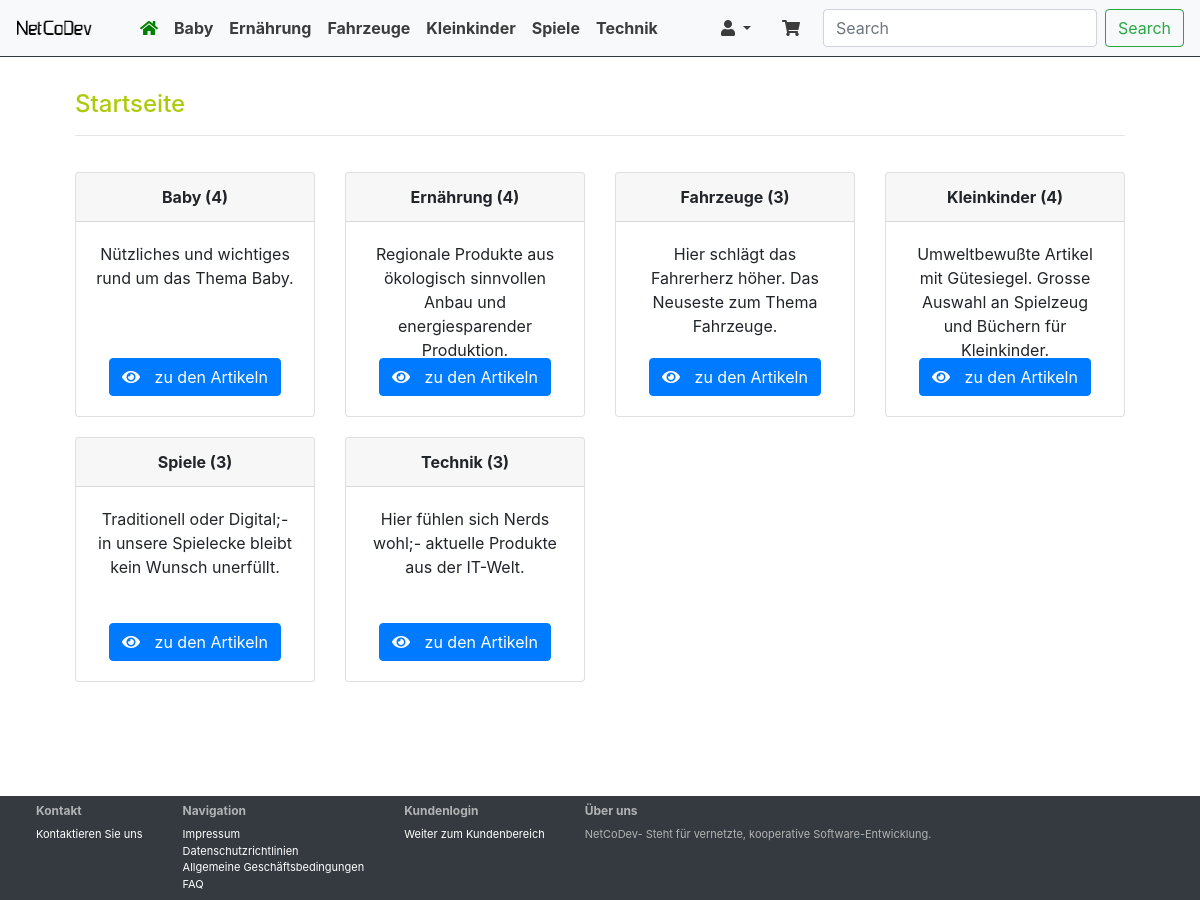
Before: / with the older database file.
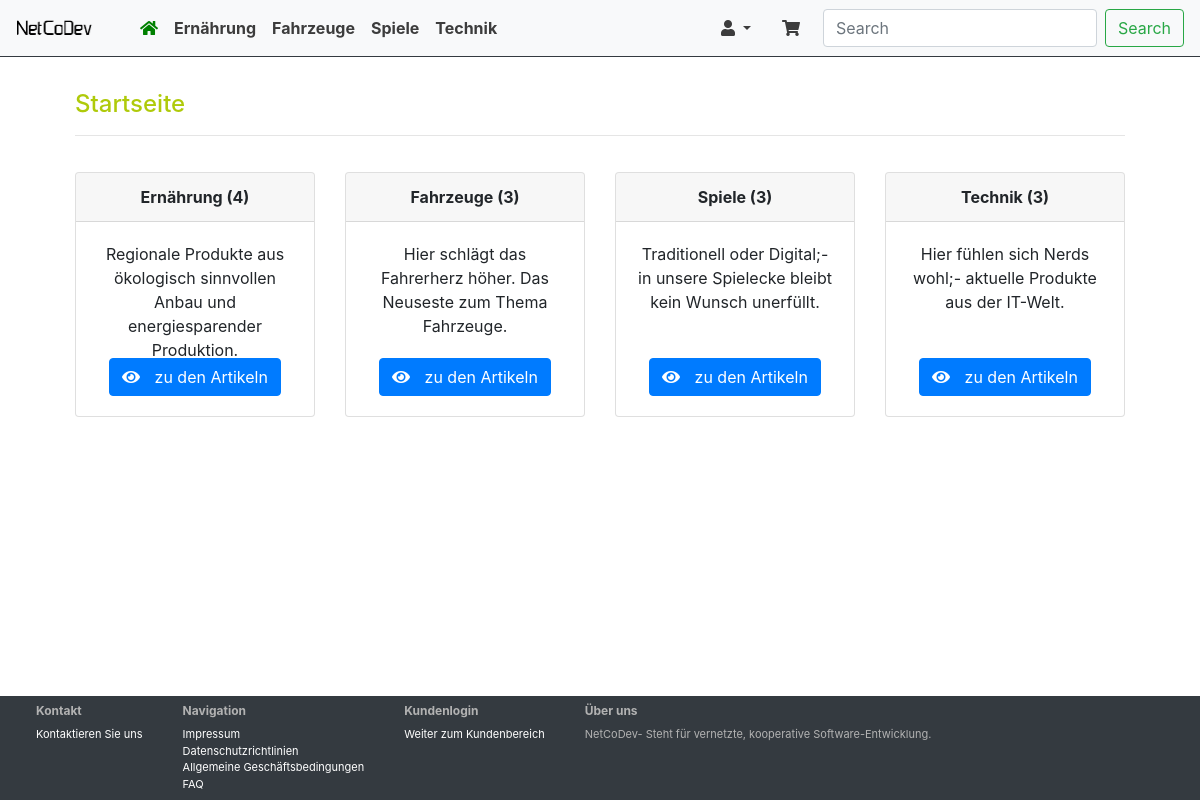
After: the same page with the newer database file.
### tables this page shows
CREATE TABLE `categories` (
  `id` int(11) NOT NULL,
  `cat_name` varchar(250) NOT NULL,
  `description` text NOT NULL
);

### app/config/appConfig.php (called while the page is built, shortened)
<?php
$appConfig = [];
$appConfig['route'] = [
    'public' => [
        'home',
        'login',
        'logout',
        'article',
        'shopcart',
        'order',
        'aboutUs',
        'contact',
    ],
    'private' => [
        'payment',
        'profil',
    ],
    'admin' => [
        'shop',
        'user',
    ],
    'redirect' => [
        'payment' => 'login'
    ],
    'shopFallBack' => [
        'payment',
        'order'
    ],
    'fallback' => 'home',
];
$appConfig['view'] = [
    'url' => 'http://localhost/shop-dummy/index.php',
    'title' => 'NetCoDev / SHOP-Dummy',
    'appTpl' => 'app.tpl'
];
$appConfig['validation'] = [
    'login' => [
        'required' => ['email', 'pass']
    ],
    'articles' => [
        'required' => ['id', 'cat_id', 'article_name', 'article_description', 'price'],
        'optional' => ['image_url', 'delivery_status', 'cat_name', 'description'],
    ],
    'categories' => [
        'required' => ['cat_name', 'description'],
    ],
    'user_order' => [
        'required' => ['user_id', 'payment_type', 'order_price'],
    ],
    'user_order_article' => [
        'required' => ['user_order_id', 'article_id', 'article_price', 'amount'],
    ],
    'articles_map' => [
        'required' => ['article_id', 'cat_id'],
    ],
    'profil' => [
        'required' => ['id', 'email'],
    ],
];

### app/core/AppConfig.php (called while the page is built, shortened)
<?php
class AppConfig
{
    private static $config;
    public static function setConfig ($config)
    {
        self::$config = $config;
    }
    public static function getConfig ($configId = '', $props = [])
    {
        $result = self::$config;
        if (!empty($configId) && isset(self::$config[$configId])) {
            $result = self::$config[$configId];
        }
        return $result;
    }
}

### app/controller/RouteController.php (called while the page is built, shortened)
<?php
class RouteController
{
    private static $instance;
    private $route;
    private $request;
    private $config;
    public function __construct ()
    {
        $this->config =  AppConfig::getConfig();
        $this->route = '';
        $this->request = '';
    }
    public static function get_instance()
    {
        if( ! isset(self::$instance)){
            self::$instance = new RouteController();
        }
        return self::$instance;
    }
    public function isRequest ()
    {
        return (empty($this->request)) ? false : true;
    }
    public function setRoute ()
    {
        $route = (isset($_GET['rt']) && !empty(trim($_GET['rt']))) ? trim($_GET['rt']) : $this->config['route']['fallback'];
        $route = $this->getShopRoute($route);
        $this->route = $route;
    }
    public function setRequest ()
    {
        $this->request = (isset($_GET['rq']) && !empty(trim($_GET['rq']))) ? trim($_GET['rq']) : '';
    }
    private function setControllerAct ($controllerClass, $controllerInstance)
    {
        $act = (isset($_GET['act'])) ? 'set' . ucFirst(trim($_GET['act'])) : '';
    }
    public function getRoute ()
    {
        return $this->route;
    }
    public function getRouteController ()
    {
        $controllerClass = ucfirst($this->route).'Controller';
        $controllerInstance = new $controllerClass();
        return $controllerInstance;
    }
    private function getShopRoute ($route)
    {
        return $route;
    }
}

### app/core/BaseView.php (called while the page is built)
<?php
class BaseView
{
    private static $instance;
    private $view;
    public function __construct () {
        $this->view = AppConfig::getConfig('view');
    }
    public static function get_instance(){
        if( ! isset(self::$instance)){self::$instance = new BaseView();}
        return self::$instance;
    }
    public function setView ($model)
    {
        if (is_array($model) && !empty($model)) {
            foreach($model as $key => $val) {
                $this->view[$key] = $val;
            }
        }
    }
    public function getView ()
    {
        return $this->view;
    }
}

### app/core/PDOHandler.php (called while the page is built, shortened)
<?php
 class PDOHandler
 {
    private static $instance;
    public function __construct () {
        try {
            $this->DB = new PDO(
                "mysql:host=".DB_HOST.";dbname=".DB_NAME.";charset=utf8",
                DB_USER,
                DB_PASS,
                array(PDO::MYSQL_ATTR_INIT_COMMAND => "SET NAMES 'utf8'")
            );
        } catch (PDOException $e)
        {
            $this->error[] = $e->getMessage();
        }
    }
    public static function get_instance(){
        if( ! isset(self::$instance)){self::$instance = new PDOHandler();}
        return self::$instance;
    }
 }

### app/controller/IndexController.php (called while the page is built, shortened)
<?php
class IndexController
{
    private static $instance;
    private $RouteController;
    private $View;
    private $CatModel;
    public function __construct ($appConfig)
    {
        $this->RouteController = RouteController::get_instance();
        $this->View = BaseView::get_instance();
        $this->CatModel = new CategoriesModel();
    }
    public static function get_instance($appConfig)
    {
        if( ! isset(self::$instance)){self::$instance = new IndexController($appConfig);}
        return self::$instance;
    }
    public function setRouteController ()
    {
        $this->RouteController->setRoute();
        $this->RouteController->setRequest();
        if ($this->RouteController->isRequest()) {
            return false;
        } else {
            $Controller = $this->RouteController->getRouteController();
            $this->View->setView([
                "page" => $this->RouteController->getRoute(),
                "cats" => $this->CatModel->getCategories()
            ]);
            $this->View->setView($Controller->getView());
            return true;
        }
    }
    public function getView ()
    {
        return $this->View->getView();
    }
}

### app/core/BaseModel.php (called while the page is built, shortened)
<?php
class BaseModel extends PDOHandler
 {
    protected $modelDB;
    protected $mysqlConfig;
    public function __construct () {
        $this->modelDB = parent::get_instance();
        $this->mysqlConfig = AppConfig::getConfig('mysql');
    }
    private function getConfigQuery ($sql, $queryId)
    {
        $result = '';
        if (isset($this->mysqlConfig[$sql][$queryId])) {
            $result = $this->mysqlConfig[$sql][$queryId];
        } elseif (!empty($sql) && empty($queryId)) {
            $result = $sql;
        }
        return $result;
    }
    protected function getQuery ($sql, $queryId = '', Array $bindParam=[], Bool $onlyOne = false)
    {
        $results = [];
        if (!$query = $this->getConfigQuery ($sql, $queryId)) {
            return $results;
        }
        try {
            $stat = $this->modelDB->DB->prepare($query);
            if (!empty($bindParam)) {
                $stat->execute($bindParam);
            } else {
                $stat->execute();
            }
            if ( (int) $stat->rowCount() > 0) {
                while($row = $stat->fetch(PDO::FETCH_ASSOC)) {
                    $results[] = $row;
                }
            }
        } catch(PDOExecption $e) {
            $this->modelError[] = $e->getMessage();
        }
        return $results;
    }
 }

### app/model/CategoriesModel.php (called while the page is built, shortened)
<?php
class CategoriesModel extends BaseModel
{
    public function getCategories ()
    {
        return $this->getQuery("select", "categories");
    }
}

### app/core/AppSession.php (called while the page is built, shortened)
<?php
class AppSession
{
    public static function hasValue ($key)
    {
        return (isset($_SESSION[$key]) && !empty($_SESSION[$key])) ? true : false;
    }
}

### app/core/BaseController.php (called while the page is built, shortened)
<?php
class BaseController
{
    private $view;
    protected function setView ($view)
    {
        if (!is_array($this->view)) {
            $this->view = [];
        }
        if (is_array($view) && !empty($view)) {
            $this->view = array_merge($this->view, $view);
        }
    }
}

### app/view/home/content.tpl.php (the view, shortened to what the changed rows need)
<div class="container">
    <div class="row bottom-buffer">
        <div class="col-12">
            <h1><?=$view['pageTitle'];?></h1>
        </div>
    </div>
    <div class="row bottom-buffer">
        <?php if(isset($view['cats']) && !empty($view['cats'])):?>
                <?php foreach((array) $view['cats'] as $cat):?>
                <div class="col-sm-3 col-md-3  bottom-buffer">
                <div class="card category">
                <div class="card-header"><?=$cat['cat_name'];?> (<?=$cat['acount'];?>)</div>
                    <div class="card-body">
                        <p class="card-text"><?=$cat['description'];?></p>
                        <a href="<?=$view['url'];?>?rt=article&cat=<?=$cat['id'];?>" class="btn btn-primary">
                        <i class="fa fa-eye" aria-hidden="true"></i> zu den Artikeln
                        </a>
                    </div>
                </div>
                </div>
                <?php endforeach;?>
            <?php endif;?>
    </div>
</div>

### app/view/app/menu.page.tpl.php (shortened to what the changed rows need)
<ul class="navbar-nav mr-auto">
    <?php $active = ''; ?>
    <?php if(isset($view['cats']) && !empty($view['cats'])):?>
    <?php if($_SESSION['role'] === '1'):?>
    <?php $active = ($view['page'] === 'article') ? ' text-green' : '';?>
    <li class="nav-item dropdown">
            <a
                class="nav-link dropdown-toggle <?=$active;?>"
                data-toggle="dropdown"
                href="#"
                title="Produkte bearbeiten">
                Produkte
                <i class="fa fa-shopping-basket"></i>
            </a>
        <?php $active = ''; ?>
        <div class="dropdown-menu">
            <a class="dropdown-item" href="<?=$view['url'];?>?rt=shop&act=addArticle&cat=0">Neues Produkt</a>
        <?php foreach((array) $view['cats'] as $cat):?>
            <?php if(isset($view['articleCat']) && !empty($view['articleCat'])):?>
            <?php $active = ((int) $cat['id'] === (int) $view['articleCat']['id']) ? ' text-green' : ''; ?>
            <?php endif;?>
            <a class="dropdown-item <?=$active;?>" href="<?=$view['url'];?>?rt=shop&act=category&cat=<?=$cat['id'];?>"><?=$cat['cat_name'];?></a>
            <?php endforeach;?>
            <?php $active = ''; ?>
        </div>
    </li>
    <?php $active = ($view['page'] === 'users') ? ' text-green' : '';?>
    <li class="nav-item dropdown">
            <a
                class="nav-link dropdown-toggle <?=$active;?>"
                data-toggle="dropdown"
                href="#"
                title="Benutzer bearbeiten">
                Benutzer
                <i class="fa fa-users"></i>
            </a>
        <div class="dropdown-menu">
            <a class="dropdown-item" href="<?=$view['url'];?>?rt=user&act=allUser">Alle Benutzer</a>
            <a class="dropdown-item" href="<?=$view['url'];?>?rt=user&act=allOrder">Alle Bestellungen</a>
        </div>
    </li>
    <?php else:?>
    <?php foreach((array) $view['cats'] as $cat):?>
    <li class="nav-item">
        <a class="nav-link <?=$active;?>" href="<?=$view['url'];?>?rt=article&cat=<?=$cat['id'];?>"><?=$cat['cat_name'];?></a>
    </li>
    <?php endforeach;?>
    <?php endif;?>
    <?php endif;?>
</ul>

Changed rows visible on the page:
removed categories: cat_name "Baby", acount "4", description "Nützliches und wichtiges rund um das Thema Baby."
removed categories: cat_name "Kleinkinder", acount "4", description "Umweltbewußte Artikel mit Gütesiegel. Grosse Auswahl an Spielzeug und Büchern für Kleinkinder."
